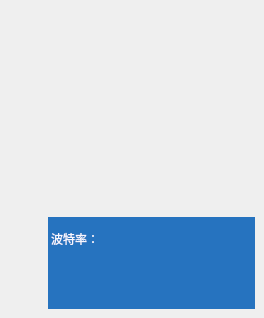
          <widget class="QWidget" name="page_27">
           <widget class="QLabel" name="label_62">
            <property name="geometry">
             <rect>
              <x>48</x>
              <y>20</y>
              <width>207</width>
              <height>198</height>
             </rect>
            </property>
            <property name="styleSheet">
             <string notr="true">border-image: url(:/LCD_CS351/LCD_CS351/35_all/50.bmp);</string>
            </property>
            <property name="text">
             <string/>
            </property>
           </widget>
           <widget class="QWidget" name="widget_6" native="true">
            <property name="geometry">
             <rect>
              <x>48</x>
              <y>217</y>
              <width>207</width>
              <height>92</height>
             </rect>
            </property>
            <property name="styleSheet">
             <string notr="true">background-color: rgb(38, 115, 191);
color: rgb(248, 248, 255);</string>
            </property>
            <widget class="QWidget" name="layoutWidget8">
             <property name="geometry">
              <rect>
               <x>3</x>
               <y>3</y>
               <width>201</width>
               <height>37</height>
              </rect>
             </property>
             <layout class="QHBoxLayout" name="horizontalLayout_16">
              <item>
               <widget class="QLabel" name="label_40">
                <property name="styleSheet">
                 <string notr="true">font: 14pt &quot;黑体&quot;;</string>
                </property>
                <property name="text">
                 <string>波特率：</string>
                </property>
               </widget>
              </item>
              <item>
               <widget class="QLabel" name="label_BarcodeGun_2">
                <property name="styleSheet">
                 <string notr="true">font: 14pt &quot;黑体&quot;;</string>
                </property>
                <property name="text">
                 <string/>
                </property>
               </widget>
              </item>
             </layout>
            </widget>
           </widget>
          </widget>
